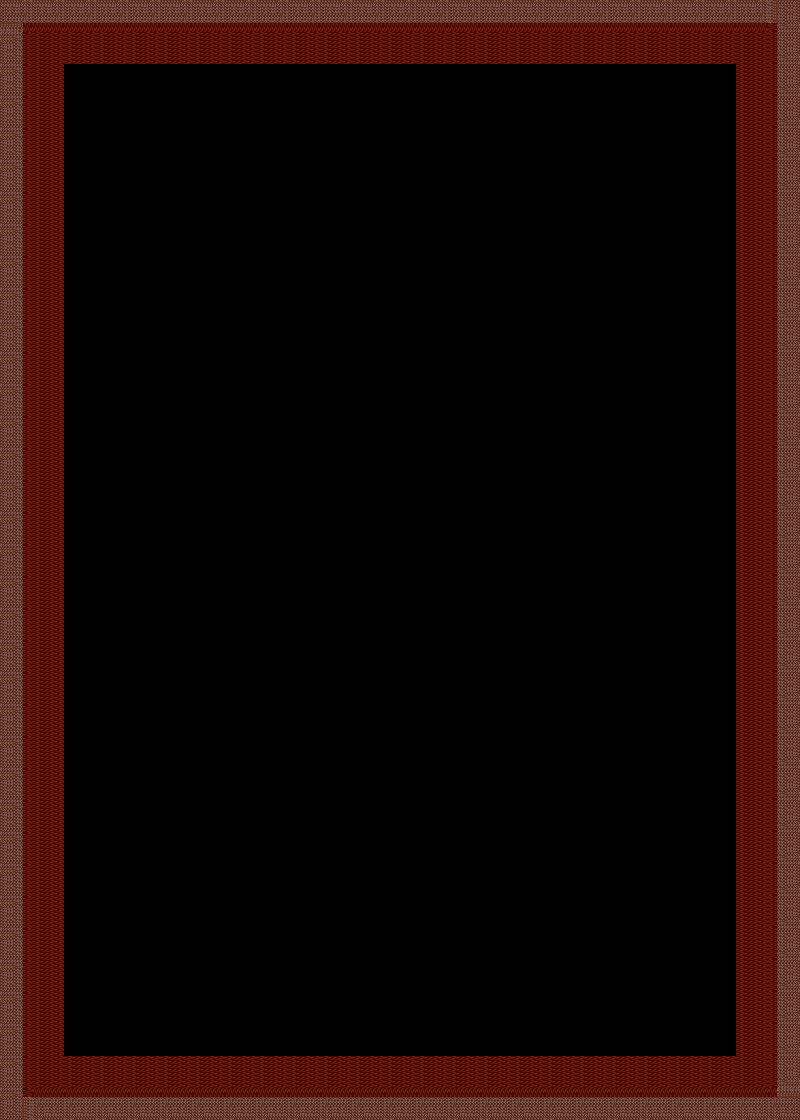

Tiled map render using the project's own tile images. Description and the map definition, with tile-layer contents summarised, below:
An orthogonal 25x35 tile map with 32x32 px tiles, 1 tile layer (TutLayer), 2 tilesets.

<map version="1.0" orientation="orthogonal" width="25" height="35" tilewidth="32" tileheight="32">
 <tileset firstgid="1" name="MarsoberF" tilewidth="32" tileheight="32">
  <image source="../assets/MarsoberF/MarsoberF.png" trans="ffffff" width="32" height="32" />
  <tile id="0">
   <properties>
    <property name="type" value="marsObfSolid" />
   </properties>
  </tile>
 </tileset>
 <tileset firstgid="2" name="MarsunterF_n" tilewidth="32" tileheight="32">
  <image source="../assets/MarsoberF/MarsunterF_n.png" trans="ffffff" width="160" height="64" />
  <tile id="0">
   <properties>
    <property name="type" value="marsObSolid" />
   </properties>
  </tile>
  <tile id="1">
   <properties>
    <property name="type" value="marsReSolid" />
   </properties>
  </tile>
  <tile id="2">
   <properties>
    <property name="type" value="marsUntSolid" />
   </properties>
  </tile>
  <tile id="3">
   <properties>
    <property name="type" value="marsLiSolid" />
   </properties>
  </tile>
  <tile id="4">
   <properties>
    <property name="type" value="marsLiUSolid" />
   </properties>
  </tile>
  <tile id="5">
   <properties>
    <property name="type" value="marsLiObSolid" />
   </properties>
  </tile>
  <tile id="6">
   <properties>
    <property name="type" value="marsReObSolid" />
   </properties>
  </tile>
  <tile id="7">
   <properties>
    <property name="type" value="marsReUSolid" />
   </properties>
  </tile>
  <tile id="8">
   <properties>
    <property name="type" value="marsUntfSolid" />
   </properties>
  </tile>
 </tileset>
 <layer name="TutLayer" width="25" height="35">
  <properties>
   <property name="" value="" />
  </properties>
  <data>[875 cells, 224 non-empty, 9 distinct tile ids]</data>
 </layer>
</map>
